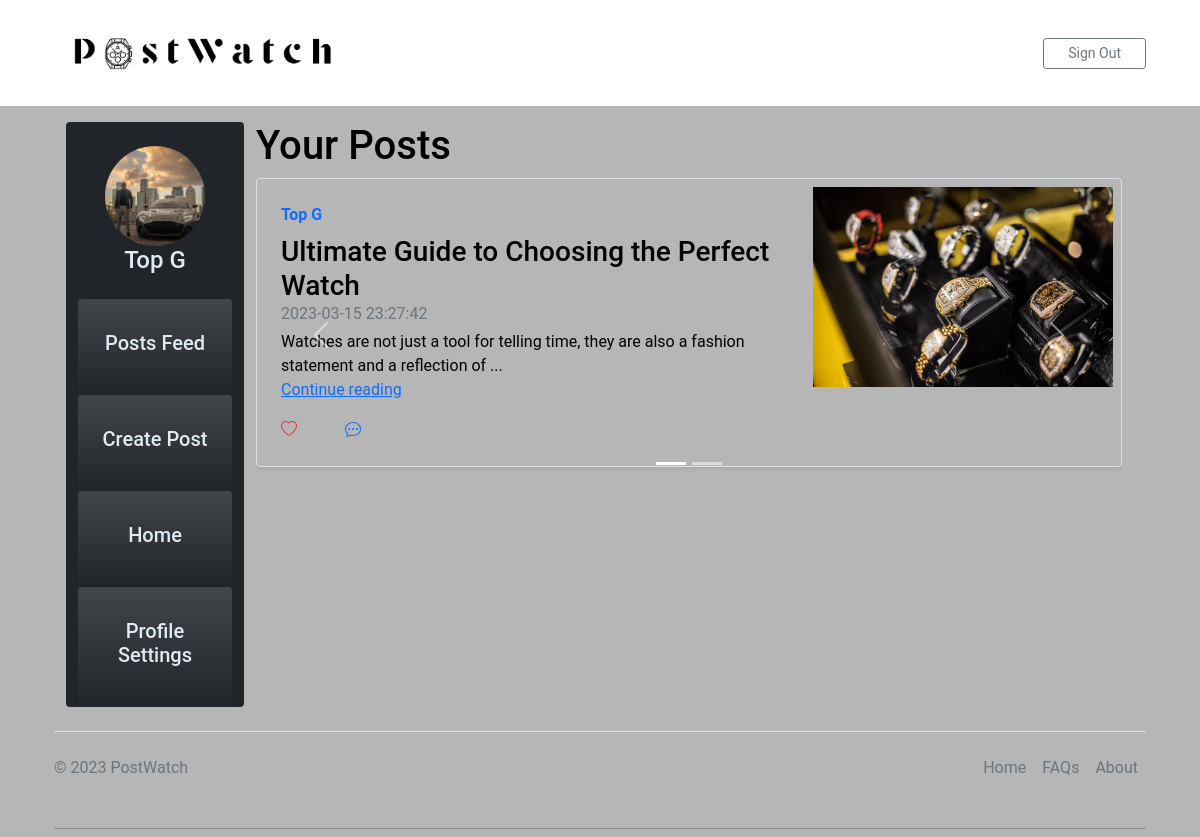
The page /userHomepage.php (signed in) on the database its author committed.
### tables this page shows
CREATE TABLE `user` (
  `id` int(11) NOT NULL,
  `username` varchar(128) NOT NULL,
  `email` varchar(255) NOT NULL,
  `password_hashed` varchar(255) NOT NULL,
  `profile_pic` blob DEFAULT NULL
);

CREATE TABLE `post` (
  `id` int(11) NOT NULL,
  `user_id` int(11) NOT NULL,
  `title` text NOT NULL,
  `content` text NOT NULL,
  `image` blob DEFAULT NULL,
  `date` timestamp NOT NULL DEFAULT current_timestamp()
);

### userHomepage.php (the view, shortened to what this page needs)
<?php
if (!isset($_SESSION['user_id'])) {
    header("Location: index.php");
    exit;
} elseif (isset($_SESSION["user_id"])) {
    $mysqli =  require __DIR__ . '/database.php';
    $sql = "SELECT * FROM user WHERE id = " . $_SESSION['user_id'];
    $result = $mysqli->query($sql);
    $user = $result->fetch_assoc();
    $sql = "SELECT * FROM post WHERE user_id = " . $_SESSION['user_id'];
    $result = $mysqli->query($sql);
    $posts = array();
    while ($row = $result->fetch_assoc()) {
        $posts[] = $row;
    }
}
?>
<!DOCTYPE html>
<html lang="en">
<head>
    <link rel="stylesheet" href="path/to/bootstrap-icons.css">
    <link href="https://cdn.jsdelivr.net/npm/bootstrap@5.3.0-alpha1/dist/css/bootstrap.min.css" rel="stylesheet"
>
    <link rel="stylesheet" href="https://cdnjs.cloudflare.com/ajax/libs/font-awesome/5.15.3/css/all.min.css">
    <link href="https://cdn.jsdelivr.net/npm/bootstrap@5.0.2/dist/css/bootstrap.min.css" rel="stylesheet"
>
    <link rel="stylesheet" href="./css/styles.css" />
    <nav class="navbar navbar-expand-lg navbar-light bg-white static-top">
        <div class="container">
            <a class="navbar-brand" href="#">
                <img src="./img/logo.png" alt="..." height="80" />
            </a>
            <div class="collapse navbar-collapse" id="navbarSupportedContent">
                <ul class="navbar-nav ms-auto">
                    <li>
                        <a href="logout.php">
                            <button type="button" class="btn btn-outline-secondary btn-sm px-4">
                                Sign Out
                            </button></a>
                    </li>
                </ul>
            </div>
        </div>
    </nav>
</head>
<body>
    <main class="container mt-3">
        <div class="container-fluid">
            <div class="row">
                <nav class="col-md-3 col-lg-2 bg-light sidebar bg-dark rounded">
                    <div class="text-center my-4">
                        <?php if ($user['profile_pic'] != null) { ?>
                        <img src="<?php echo $user['profile_pic']; ?>" alt="User Image" class="rounded-circle"
                            width="100" height="100">
                        <?php } else { ?>
                        <img src="./img/userProimg.jpg" alt="User Image" class="rounded-circle" width="100"
                            height="100">
                        <?php } ?>
                        <h4 style="color:rgb(222, 235, 241);font-size:24px;"><?php echo $user['username']; ?> </h4>
                    </div>
                    <ul class="nav flex-column navbar-nav text-center">
                        <li class="nav-item p-4 bg-gradient  rounded">
                            <a class="nav-link" href="postsFeed.php">
                                <h4 style="color:rgb(222, 235, 241);font-size: 20px;">Posts Feed</h4>
                            </a>
                        </li>
                        <li class="nav-item  p-4 bg-gradient rounded">
                            <a class="nav-link " href="addPost.php">
                                <h4 style="color:rgb(222, 235, 241);font-size: 20px;">Create Post</h4>
                            </a>
                        </li>
                        <li class="nav-item  p-4 bg-gradient rounded">
                            <a class="nav-link" href="userHomepage.php">
                                <h4 style="color:rgb(222, 235, 241);font-size:20px;">Home</h4>
                            </a>
                        </li>
                        <li class="nav-item  p-4 bg-gradient rounded">
                            <a class="nav-link" href="userProfileSettings.php">
                                <h4 style="color:rgb(222, 235, 241);font-size:20px;">Profile Settings</h4>
                            </a>
                        </li>
                    </ul>
                </nav>
                <div class="col">
                    <h1> Your Posts </h1>
                    <div id="carouselExampleIndicators" class="carousel slide" data-bs-ride="carousel">
                        <div class="carousel-indicators">
                            <?php for ($i = 0; $i < count($posts); $i++) { ?>
                            <button type="button" data-bs-target="#carouselExampleIndicators"
                                data-bs-slide-to="<?php echo $i; ?>" class="<?php echo ($i == 0 ? 'active' : ''); ?>"
                                aria-current="<?php echo ($i == 0 ? 'true' : 'false'); ?>"
                                aria-label="Slide <?php echo ($i + 1); ?>"></button>
                            <?php } ?>
                        </div>
                        <div class="carousel-inner">
                            <?php foreach ($posts as $index => $post) { ?>
                            <div class="carousel-item <?php echo ($index == 0 ? 'active' : ''); ?>">
                                <div
                                    class="row g-0 border rounded overflow-hidden flex-md-row mb-4 shadow-sm h-md-250 position-relative">
                                    <div class="col p-4 d-flex flex-column position-static postUser">
                                        <strong
                                            class="d-inline-block mb-2 text-primary"><?php echo $user['username'] ?></strong>
                                        <h3 class="mb-0"><?php echo $post['title']; ?></h3>
                                        <div class="mb-1 text-muted"><?php echo $post['date']; ?></div>
                                        <p class="card-text mb-auto">
                                            <?php echo substr($post['content'], 0, 100) . '...'; ?>
                                        </p>
                                        <a href="fullPost.php?id=<?php echo $post['id']; ?>"
                                            class="stretched-link">Continue reading</a>
                                        <div class="mt-3 d-flex align-items-center">
                                            <span class="me-4"><i
                                                    class="bi bi-heart text-danger hover-text-danger"></i></span>
                                            <span class="ms-4"><i
                                                    class="bi bi-chat-dots text-primary hover-text-primary"></i></span>
                                        </div>
                                    </div>
                                    <div class="col-auto d-none d-lg-block mx-auto p-2 text-center">
                                        <img src="<?php echo $post['image']; ?>" alt="Post image" width="300"
                                            height="200">
                                    </div>
                                </div>
                            </div>
                            <?php } ?>
                        </div>
                        <button class="carousel-control-prev" type="button" data-bs-target="#carouselExampleIndicators"
                            data-bs-slide="prev">
                            <span class="carousel-control-prev-icon" aria-hidden="true"></span>
                        </button>
                        <button class="carousel-control-next" type="button" data-bs-target="#carouselExampleIndicators"
                            data-bs-slide="next">
                            <span class="carousel-control-next-icon" aria-hidden="true"></span>
                        </button>
                    </div>
                </div>
            </div>
        </div>
    </main>
</body>
<div class="container">
    <footer class="d-flex flex-wrap justify-content-between align-items-center py-3 my-4 border-top">
        <p class="col-md-4 mb-0 text-muted">&copy; 2023 PostWatch</p>
        <ul class="nav col-md-4 justify-content-end">
            <li class="nav-item">
                <a href="#" class="nav-link px-2 text-muted">Home</a>
            </li>
            <li class="nav-item">
                <a href="#" class="nav-link px-2 text-muted">FAQs</a>
            </li>
            <li class="nav-item">
                <a href="#" class="nav-link px-2 text-muted">About</a>
            </li>
        </ul>
    </footer>
    <hr class="my-2" />
</div>
</html>

### css/styles.css (style rules this page uses)
* { font-family: "Roboto", sans-serif; }
body, nav { background-color: #b6b6b6; font-size: 16px; color: #000; margin: 0; padding: 0; }

### rows shown on the page
user: profile_pic (picture), username "Top G"
post: user.username "Top G", title "Ultimate Guide to Choosing the Perfect Watch", date "2023-03-15 23:27:42", content "Watches are not just a tool for telling time, they are also a fashion statement and a reflection of", image (picture)
